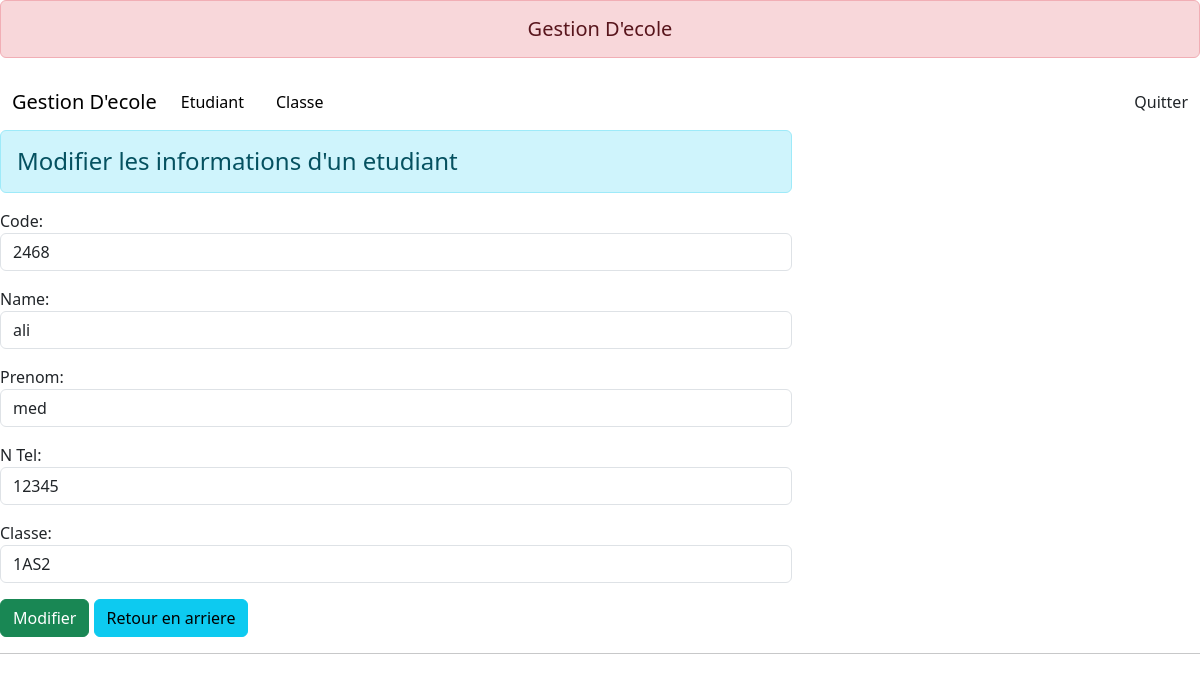
Screenshot of /30/ (signed in) with the database file from the repository.
### etudiant/models.py (models this page shows)
class etud(models.Model):
    code = models.CharField(max_length=100)
    name = models.CharField(max_length=70)
    prenom = models.CharField(max_length=70)
    N_Tel = models.CharField(max_length=30)
    classe = models.CharField(max_length=30)

### classe/models.py (models this page shows)
class classe(models.Model):
    name = models.CharField(max_length=70)
    def __str__(self):
        return self.name

### etudiant/views.py (the view)
# urls.py: path('<int:id>/',views.update_etudient, name="modifieretudient"),
@login_required
def update_etudient(request , id):
    if request.method=='POST':
        pi = etud.objects.get(pk=id)
        fm = etudRegistration(request.POST,instance=pi)
        if fm.is_valid():
            fm.save()
        return redirect('accueil')
    else:
        pi=etud.objects.get(pk=id)
        fm=etudRegistration(instance=pi)
    return render(request,'etudiant/update_etudient.html',{'form':fm})

### etudiant/forms.py
class etudRegistration(forms.ModelForm):
    classe = forms.ModelChoiceField(queryset=classe.objects.all(), empty_label=None, widget=forms.Select(attrs={'class': 'form-control'}))
    class Meta:
        model = etud
        fields = ['code', 'name', 'prenom', 'N_Tel', 'classe']
        widgets = {
            'code': forms.TextInput(attrs={'class': 'form-control'}),
            'name': forms.TextInput(attrs={'class': 'form-control'}),
            'prenom': forms.TextInput(attrs={'class': 'form-control'}),
            'N_Tel': forms.TextInput(attrs={'class': 'form-control'}),
        }

### etudiant/templates/etudiant/update_etudient.html (shortened to what this page needs)
{% extends 'main.html' %}
{%block contenu%}
<div class="row">
    <div class="col-sm-8" offset-2>
        <h4 class="alert alert-info">Modifier les informations d'un etudiant</h4>
        <form action="" method="post">
            {{form.as_p}}
            <input type="submit" class="btn btn-success" value="Modifier">
            <a href="{% url 'accueil' %}" class="btn btn-info">Retour en arriere</a>
        </form>
    </div>
</div>
{% endblock %}

### rows the page displays
etud: code "2468", name "ali", prenom "med", N_Tel "12345", classe "1AS2"
